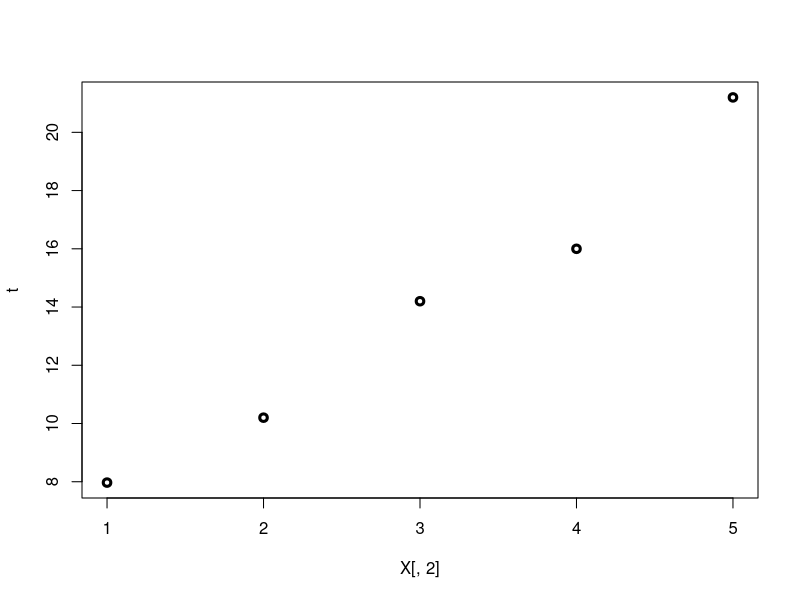

The R script that drew this image: (Note: this script raises an error after producing the figure.)
n <- 5
X <- matrix(c(rep(1,n), seq(n)),nrow=n)

t <- c( 7.97,10.2,14.2,16.0,21.2)

plot(X[,2],t,lwd=3)
dev.copy(png,'data.png')
dev.off()


#Comprovem rank de la matriu:
library(Matrix)
rankMatrix(X)

#és full rank per tant mínims qudrats té solució única
 
# 2. Solució amb pseudo-inversa
#w = (X^T X)^-1 X^T *t
(w <- solve(t(X) %*% X) %*% t(X) %*% t)
lines (X[,2], w[2,1]*X[,2]+w[1,1], type="l")
dev.copy(png,'model.png')
dev.off()
# 3. Solució amb svd

s <- svd(X)
#Podem reafirmar que el rank és dos gràcies a svd.


D <- diag(1/s$d)
(w <- s$v %*% D %*% t(s$u) %*% t)

#Dues solucions iguals:
 #w0 = e = 4.235
 #w1 = k = 3.226
